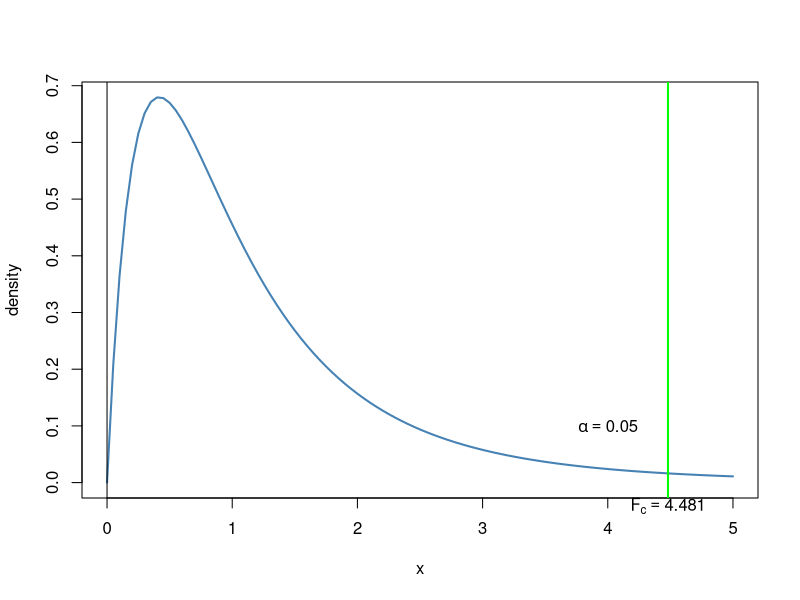

Source code (R):
#page no : 521-522
v1<-c(2625,2997,4915)
v2<-c(5348,5682,5482)
v3<-c(6583,8560,3830)
v4<-c(7285,6897,9230)
v5<-c( 6277,7818,8677)
v6<-c(v1,v2,v3,v4,v5)
n<-c(length(v1),length(v2),length(v3),length(v4),length(v5))
s<-c(sum(v1),sum(v2),sum(v3),sum(v4),sum(v5))
term1=0
term2=0
n_sum=0
n_count=length(n)
for(i in 1:n_count)
{
  term1=term1+(s[i]^2)/n[i]
  term2=term2+s[i]
  n_sum=n_sum+n[i]
}
ss_between=term1-((term2)^2/n_sum)
t_term1=0
t_term2=0
for(i in 1:length(v6))
{
t_term1=t_term1+v6[i]^2
t_term2=t_term2+v6[i]
}
s_total=t_term1-((t_term2)^2/n_sum)
ss_within=s_total-ss_between
df_between=n_count-1
df_within=n_sum-n_count
df=n_sum-1
ms_between=ss_between/df_between
ms_within=ss_within/df_within
f_stat=ms_between/ms_within
print(paste("ss_b= ",round(ss_between,0)))
print(paste("ss_w= ",round(ss_within,0)))
print(paste("ss_t= ",round(s_total,0)))
print(paste("ms_b= ",round(ms_between,0)))
print(paste("ms_w= ",round(ms_within,1)))
print(paste("f_stat= ",round(f_stat,4)))
alpha=0.05
df1=df_between
df2=df_within
p_value=round(pf(f_stat,df1=df1,df2=df2,lower.tail=FALSE),4)
print(paste("P(F>4.481)= ",p_value))
if(f_stat<=p_value)
{
  print("Accept H0")
}else
{
  print("Reject H0") 
}
if(alpha<=p_value)
{
  print("Accept H0")
}else
{
  print("Reject H0") 
}
x<-seq(0,5,length=100)
curve(df(x,df1=df1,df2=df2),from=0,to=5,
      ylab="density",
      lwd=2,
      col='steelblue')
y<-df(x,df1=df1,df2=df2)
abline(v=0)
abline(v=f_stat,lwd=2,col='green')
text(4,0.1,expression(alpha ==0.05))
mtext((expression(F[c]==4.481)),side=1,at=f_stat,cex=1)
